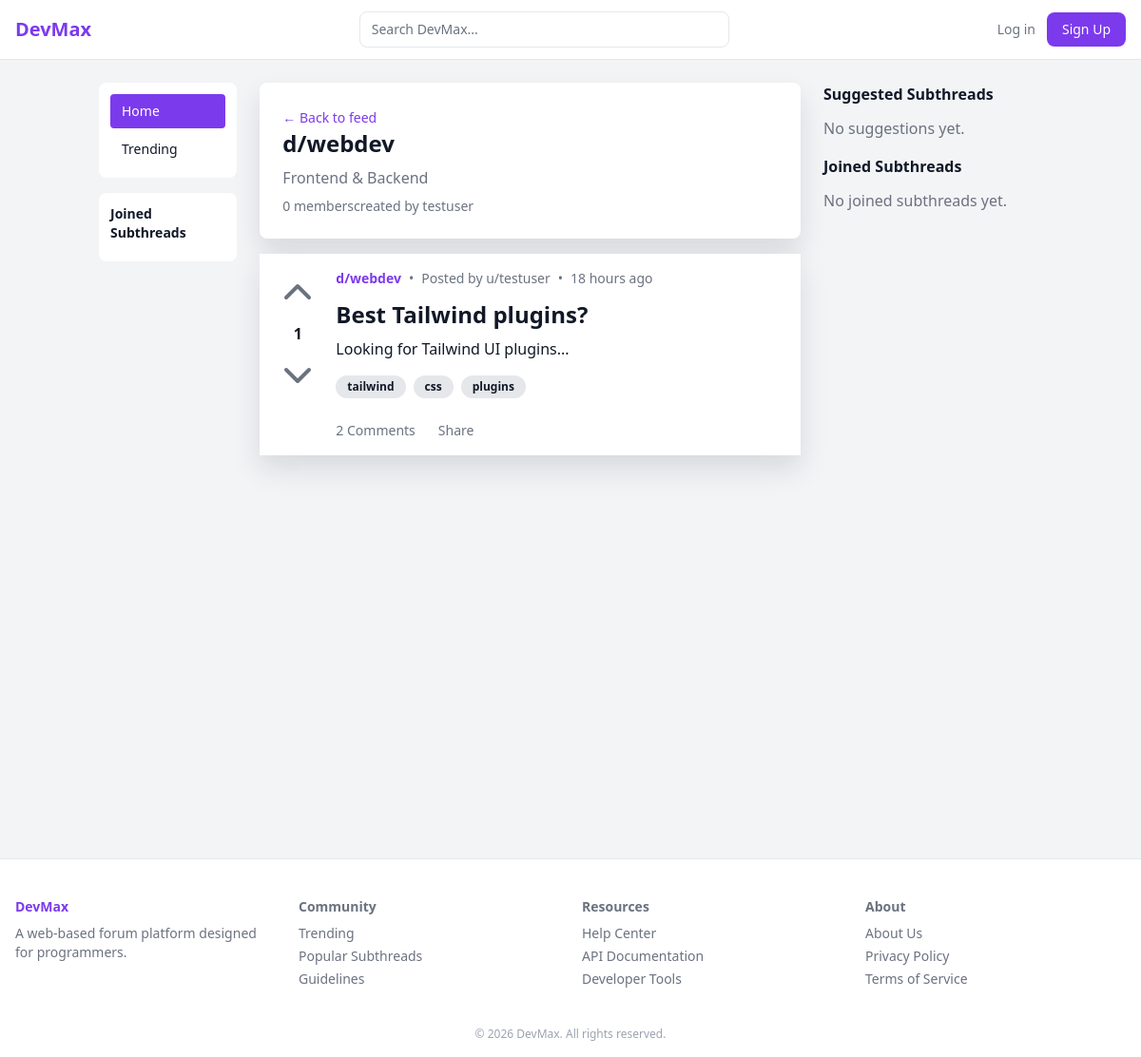
/main/d/webdev/, run on the app's committed database.
### main/models.py (models this page shows, shortened)
class Subthread(models.Model):
    name = models.CharField(max_length=100, unique=True)
    description = models.TextField(blank=True)
    created_by = models.ForeignKey(User, on_delete=models.CASCADE)
    members = models.IntegerField(default=0)
    created_at = models.DateTimeField(auto_now_add=True)
    class Meta:
        ordering = ['-created_at']

class Post(models.Model):
    title = models.CharField(max_length=200)
    content = models.TextField()
    subthread = models.ForeignKey(Subthread, on_delete=models.CASCADE)
    author = models.ForeignKey(User, on_delete=models.CASCADE)
    created_at = models.DateTimeField(auto_now_add=True)
    upvotes = models.IntegerField(default=0)
    downvotes = models.IntegerField(default=0)
    class Meta:
        ordering = ['-created_at']

### main/views.py (the view)
# urls.py: path('d/<path:name>/', views.subthread_detail, name='subthread_detail'),
def subthread_detail(request, name):
    subthread = get_object_or_404(Subthread, name=name)
    if not Post.objects.filter(subthread=subthread).exists():
        _ensure_welcome_post(subthread)
    post_qs = Post.objects.filter(subthread=subthread).select_related("author")
    posts = [_serialize_post(post, return_to_subthread=subthread.name) for post in post_qs]
    context = {
        "subthread": subthread,
        "posts": posts,
        **_sidebar_context(request),
    }
    return render(request, "subthread_detail.html", context)

### main/context_processors.py (called while the page is built)
def display_mode(request):
    if not request.user.is_authenticated:
        return {"display_mode": "light"}
    preference, _ = UserPreference.objects.get_or_create(user=request.user)
    return {"display_mode": preference.display_mode}

### main/views.py (called while the page is built, shortened)
def _build_post_detail_url(post_id, return_to_subthread=None, anchor=None):
    url = reverse("main:post_detail", kwargs={"post_id": post_id})
    if return_to_subthread:
        url = f"{url}?{urlencode({'from_subthread': return_to_subthread})}"
    if anchor:
        url = f"{url}#{anchor}"
    return url

def _related_tags(subthread_name, title, content):
    haystack = f"{subthread_name} {title} {content}".lower()
    if "welcome to d/" in title.lower():
        return [subthread_name, "welcome", "introduction"]
    keyword_map = [
        ("tailwind", ["tailwind", "css", "plugins"]),
        ("react", ["react", "performance", "optimization"]),
        ("typescript", ["typescript", "generics", "typing"]),
        ("django", ["django", "backend", "community"]),
        ("python", ["python", "loops", "basics"]),
        ("webdev", ["webdev", "frontend", "tooling"]),
        ("performance", ["performance", "profiling", "optimization"]),
        ("plugin", ["plugins", "tooling", "workflow"]),
    ]
    for keyword, tags in keyword_map:
        if keyword in haystack:
            return tags
    return [subthread_name, "discussion", "tips"]

def _serialize_post(post, return_to_subthread=None):
    return {
        "id": post.id,
        "title": post.title,
        "subthread": post.subthread.name,
        "upvotes": post.upvotes,
        "comments": post.comments.count(),
        "timeAgo": post.created_at.strftime("%H hours ago"),
        "content": post.content,
        "tags": _related_tags(post.subthread.name, post.title, post.content),
        "author": post.author.username,
        "detail_url": _build_post_detail_url(post.id, return_to_subthread=return_to_subthread),
        "comments_url": _build_post_detail_url(post.id, return_to_subthread=return_to_subthread, anchor="comments"),
    }

def _sidebar_context(request):
    if not request.user.is_authenticated:
        return {
            "joined_subthreads": [],
            "suggested_subthreads": [],
        }

### main/templates/subthread_detail.html (shortened to what this page needs)
{% extends "base.html" %}
{% block content %}
<div class="container mx-auto px-4 py-6 grid grid-cols-12 gap-6">
  <aside class="col-span-2">
    {% include "components/sidebar.html" %}
  </aside>
  <main class="col-span-7 space-y-4">
    <div class="bg-white p-6 rounded-lg shadow mb-6">
      <a href="{% url 'main:index' %}" class="text-sm text-purple-600 hover:underline mb-4 inline-block">&larr; Back to feed</a>
      <h1 class="text-2xl font-bold">d/{{ subthread.name }}</h1>
      <p class="text-gray-600 mt-2">{{ subthread.description }}</p>
      <div class="flex items-center text-sm text-gray-500 mt-2">
        <span>{{ subthread.members }} members</span>
        <span class="ml-4">created by {{ subthread.created_by.username }}</span>
      </div>
    </div>
    {% if posts %}
      {% for post in posts %}
        {% include "components/post_card.html" %}
      {% endfor %}
    {% else %}
      <div class="text-center text-gray-500 p-12">
        <p class="text-xl">No posts in d/{{ subthread.name }} yet.</p>
        <p class="mt-2">Be the first to post!</p>
      </div>
    {% endif %}
  </main>
  <aside class="col-span-3 space-y-4">
    <div>
      <h3 class="font-semibold mb-3">Suggested Subthreads</h3>
      {% if suggested_subthreads %}
        {% for sub in suggested_subthreads %}
          {% include "components/subthread_card.html" with sub=sub %}
        {% endfor %}
      {% else %}
        <p class="text-gray-500">No suggestions yet.</p>
      {% endif %}
    </div>
    <div>
      <h3 class="font-semibold mb-3">Joined Subthreads</h3>
      {% if joined_subthreads %}
        {% for sub in joined_subthreads %}
          {% include "components/subthread_card.html" with sub=sub %}
        {% endfor %}
      {% else %}
        <p class="text-gray-500">No joined subthreads yet.</p>
      {% endif %}
    </div>
  </aside>
</div>
{% endblock %}

### main/templates/components/post_card.html
<div
  class="bg-white rounded-xl shadow cursor-pointer hover:bg-gray-50 transition-colors"
  role="link"
  tabindex="0"
  onclick="window.location.href='{{ post.detail_url }}'"
  onkeydown="if (event.key === 'Enter') window.location.href='{{ post.detail_url }}'"
>
  <div class="flex gap-4 p-4">
    <div class="w-12 shrink-0 flex flex-col items-center text-gray-500 pt-1">
      <svg class="h-4 w-4" fill="none" stroke="currentColor" viewBox="0 0 24 24" aria-hidden="true">
        <path stroke-linecap="round" stroke-linejoin="round" stroke-width="2" d="M6 15l6-6 6 6"/>
      </svg>
      <span class="mt-2 text-base font-semibold text-gray-700 leading-none">{{ post.upvotes }}</span>
      <svg class="mt-2 h-4 w-4" fill="none" stroke="currentColor" viewBox="0 0 24 24" aria-hidden="true">
        <path stroke-linecap="round" stroke-linejoin="round" stroke-width="2" d="M18 9l-6 6-6-6"/>
      </svg>
    </div>
    <div class="min-w-0 flex-1">
      <div class="flex flex-wrap items-center gap-2 text-sm text-gray-500">
        <span class="font-semibold text-purple-600">d/{{ post.subthread }}</span>
        <span>•</span>
        <span>Posted by u/{{ post.author }}</span>
        <span>•</span>
        <span>{{ post.timeAgo }}</span>
      </div>
      <h2 class="mt-3 text-2xl font-semibold text-gray-900 leading-snug">{{ post.title }}</h2>
      <p class="mt-2 text-gray-700 leading-relaxed">{{ post.content }}</p>
      <div class="mt-4 flex flex-wrap gap-2">
        {% for tag in post.tags %}
          <span class="bg-gray-200 px-3 py-1 text-xs font-semibold rounded-full">
            {{ tag }}
          </span>
        {% endfor %}
      </div>
      <div class="mt-6 flex items-center gap-6 text-sm text-gray-500">
        <a href="{{ post.comments_url }}" class="hover:underline" onclick="event.stopPropagation()">
          {{ post.comments }} Comments
        </a>
        <button type="button" class="hover:underline" onclick="event.stopPropagation()">
          Share
        </button>
      </div>
    </div>
  </div>
</div>

### main/templates/base.html (style rules this page uses)
:root { color-scheme: light; --page-bg: #f3f4f6; --surface: #ffffff; --surface-soft: #e5e7eb; --header-bg: rgba(255, 255, 255, 0.94); --text-main: #111827; --text-muted: #6b7280; --text-soft: #9ca3af; --border-color: #e5e7eb; --accent: #7c3aed; --accent-hover: #6d28d9; --danger: #dc2626; --danger-hover: #b91c1c; --hover-surface: #f9fafb; --input-bg: #ffffff; --shadow-color: rgba(15, 23, 42, 0.12); }
body { background-color: var(--page-bg) !important; color: var(--text-main) !important; transition: background-color 180ms ease, color 180ms ease; }
body .bg-white { background-color: var(--surface) !important; }
body .bg-gray-200 { background-color: var(--surface-soft) !important; }
body .text-gray-900, body .text-gray-700 { color: var(--text-main) !important; }
body .text-gray-600, body .text-gray-500 { color: var(--text-muted) !important; }
body .text-purple-600 { color: var(--accent) !important; }
body .shadow { box-shadow: 0 14px 28px var(--shadow-color) !important; }

### data on the page
Subthread: name "webdev", description "Frontend & Backend", members "0", created_by.username "testuser", subthread "webdev"
Post: title "Best Tailwind plugins?", content "Looking for Tailwind UI plugins..."

### other printed values
{{ post.upvotes }} "1"
{{ post.author }} "testuser"
{{ post.timeAgo }} "18 hours ago"
{{ tag }} "tailwind" "css" "plugins"
{{ post.comments }} "2"
